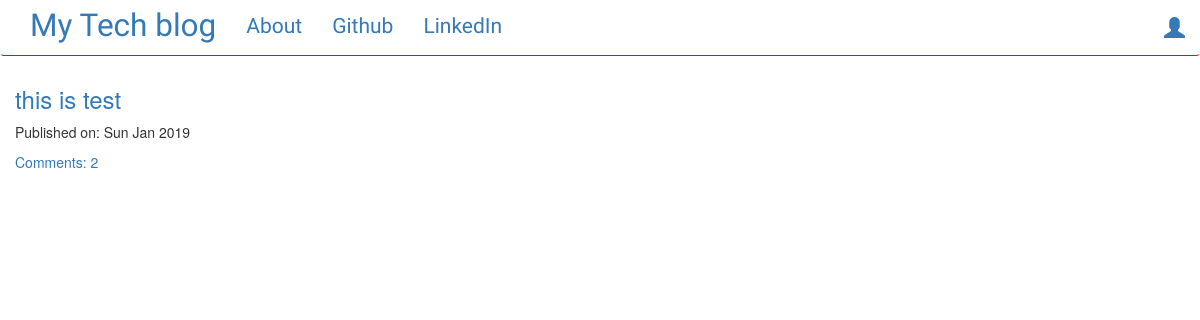
Before: / with the older database file.
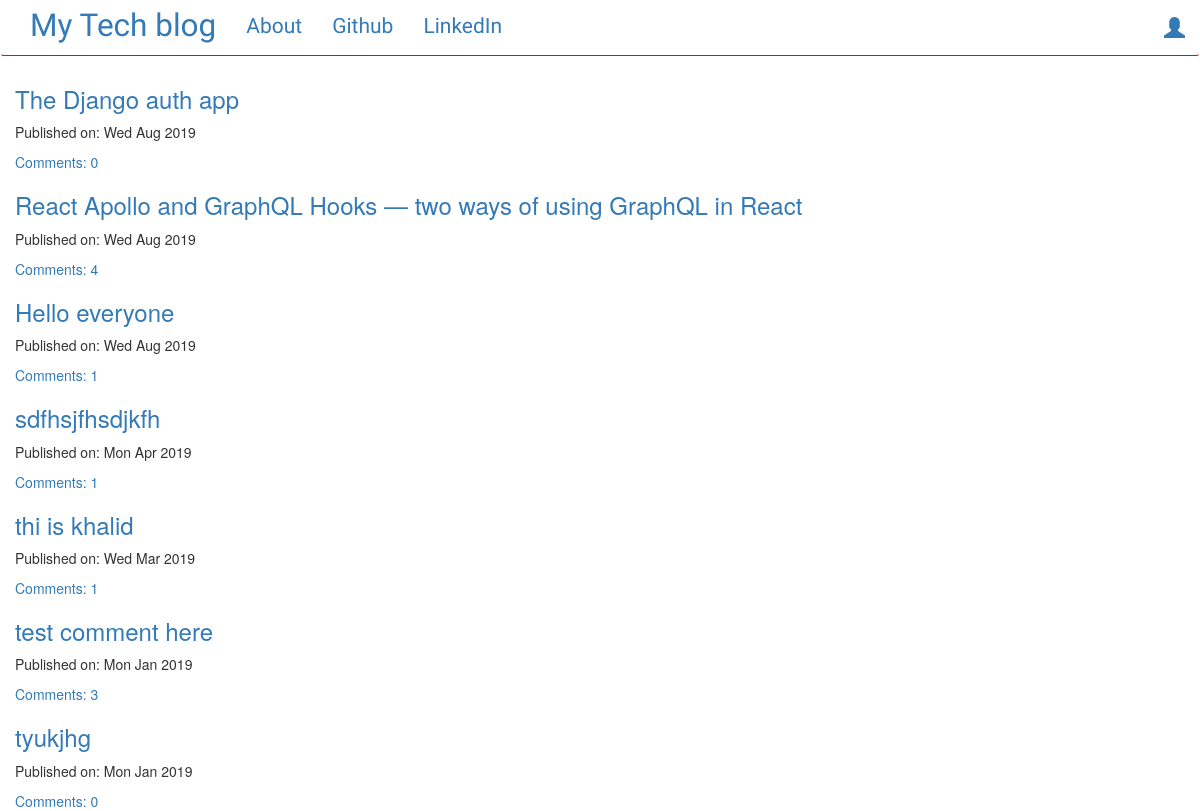
After: the same page with the newer database file.
### bloging/models.py (models this page shows, shortened)
class Post(models.Model):
    author = models.ForeignKey(User,on_delete=models.PROTECT)
    title = models.CharField(max_length=200)
    text = models.TextField()
    created_date = models.DateTimeField(default=timezone.now)
    published_date = models.DateTimeField(blank=True, null=True)
    def approve_comments(self):
        return self.comments.filter(approved_comment=True)

### bloging/views.py (the view)
# urls.py: url(r'^$',views.PostListView.as_view(),name='post_list'),
class PostListView(ListView):
    model=Post
    def get_queryset(self):
        return Post.objects.filter(published_date__lte=timezone.now()).order_by('-published_date')

### bloging/template/bloging/post_list.html
{% extends 'bloging/base.html' %}
{% block content %}
<div class="centerstage">
    {% for post in post_list %}
        <div class="post">
            <h3><a href="{% url 'post_detail' pk=post.pk %}">{{ post.title }}</a></h3>
            <div class="date">
                <p>Published on: {{ post.published_date|date:"D M Y"}}</p>
            </div>
            <a href="{% url 'post_detail' pk=post.pk %}">Comments: {{ post.approve_comments.count }}</a>
        </div>
    {% endfor %}
</div>
{% endblock %}

### bloging/template/bloging/base.html (shortened to what this page needs)
<!DOCTYPE html>
{% load staticfiles %}
<html>
    <head>
        <link rel="stylesheet" href="https://maxcdn.bootstrapcdn.com/bootstrap/3.3.7/css/bootstrap.min.css">
        <link rel="stylesheet" href="https://maxcdn.bootstrapcdn.com/bootstrap/3.3.7/css/bootstrap-theme.min.css">
        <link rel="stylesheet" href="//cdn.jsdelivr.net/medium-editor/latest/css/medium-editor.min.css" type="text/css" media="screen" charset="utf-8">
        <link rel="stylesheet" href="{% static 'css/blog.css' %}">
<body class='loader'>
  <nav class="navbar navbar-success techfont custom-navbar " style="border-bottom: 1px solid red;">
    <div class="container">
      <ul class="nav navbar-nav">
        <li><a class='navbar-brand bigbrand' href="{% url 'post_list' %}">My Tech blog</a></li>
        <li><a href="{% url 'about'%}">About</a></li>
        <li><a href="https://www.github.com/modkhalid">Github</a></li>
        <li><a href="https://www.linkedin.com/in/mod-khalid-982553170/">LinkedIn</a></li>
      </ul>
      <ul class="nav navbar-nav navbar-right">
        {% if user.is_authenticated %}
        <li>
          <a href="{% url 'create_post' %}" >New Post</a>
        </li>
        <li>
          <a href="{% url 'post_draft' %}">Drafts</a>
        </li>
        <li>
          <a href="{% url 'logout' %}" >Log out</a>
        </li>
        <li>
          <a >Welcome: {{ user.username }}</a>
        </li>
          {% else %}
          <li><a class='nav navbar-right' href="{% url 'login' %}" ><span class="glyphicon glyphicon-user"></span></a></li>
        {% endif %}
      </ul>
  </div>
</nav>
        <div class="content container">
            <div class="row">
                  <div class="blog_posts">
                    {% block content %}
                    {% endblock %}
                  </div>
            </div>
        </div>
</body>
</html>

### bloging/static/css/blog.css (style rules this page uses)
.techfont { font-family: 'Russo One', sans-serif; font-size: 1.5em; margin-bottom: 10px; }
.centerstage { margin-left: auto; margin-right: auto; }
.bigbrand { font-size: 1.5em; }
.loader { filter:hue-rotate(0deg); color: linear-gradient(45deg,#0f8,#08f); animation:hue 5000ms infinite linear; }

Changed rows visible on the page:
removed Post: title "this is test", published_date "Sun Jan 2019", approve_comments.count "2"
added Post: title "The Django auth app", published_date "Wed Aug 2019", approve_comments.count "0"
added Post: title "React Apollo and GraphQL Hooks — two ways of using GraphQL in React", published_date "Wed Aug 2019", approve_comments.count "4"
added Post: title "Hello everyone", published_date "Wed Aug 2019", approve_comments.count "1"
added Post: title "sdfhsjfhsdjkfh", published_date "Mon Apr 2019", approve_comments.count "1"
added Post: title "thi is khalid", published_date "Wed Mar 2019", approve_comments.count "1"
added Post: title "test comment here", published_date "Mon Jan 2019", approve_comments.count "3"
added Post: title "tyukjhg", published_date "Mon Jan 2019", approve_comments.count "0"
